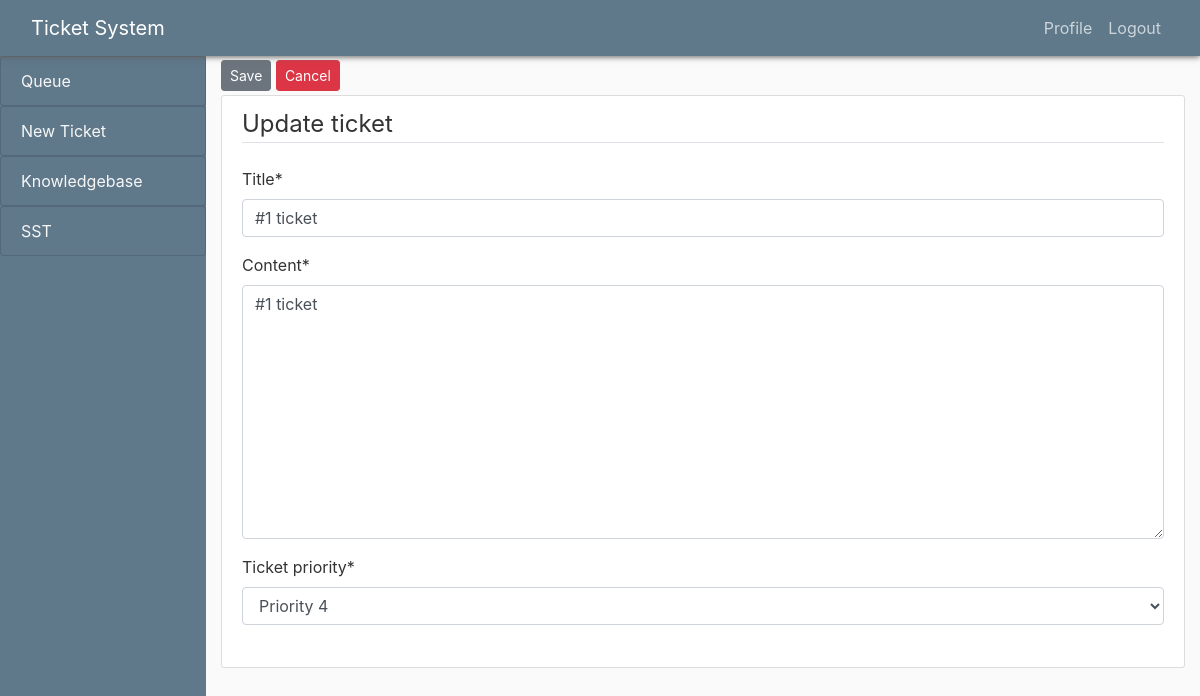
Page /post/30/update/ (signed in) on the committed database.
### blog/models.py (models this page shows, shortened)
class Post(models.Model):
    title = models.CharField(max_length=100)
    content = models.TextField()
    date_posted = models.DateTimeField(default=timezone.now)
    author = models.ForeignKey(User, on_delete=models.CASCADE) # FIX: Users tickets do not get deleted when
    TICKET_PRIORITY = [
        ('Priority 4', 'Priority 4'),
        ('Priority 3', 'Priority 3'),
        ('Priority 2', 'Priority 2'),
        ('Priority 1', 'Priority 1'),
    ]
    ticket_priority = models.CharField(max_length=10, choices=TICKET_PRIORITY, default='Priority 4')

### blog/views.py (the view, shortened to what this page needs)
# urls.py: path('post/<int:pk>/update/', PostUpdateView.as_view(), name='post-update'),
class PostUpdateView(LoginRequiredMixin, UserPassesTestMixin, UpdateView):
    model = Post
    fields = ['title', 'content', 'ticket_priority'] # Fields in the update ticket section
    template_name = 'blog/ticket_update.html'
    def test_func(self):
        post = self.get_object()
        if self.request.user == post.author: # checks if current user is the author
            return True
        return False # if user is not author they will not be able to edit post

### blog/templates/blog/ticket_update.html (shortened to what this page needs)
{% extends "blog/base.html" %}
{% load crispy_forms_tags %}
{% block content %}
  <div class="container">
    <nav class="nav">
        {% if object.author == user %}
            <div>
                <button class="btn btn-secondary btn-sm mt-1 mb-1" type="submit" form="update_form">Save</button>
                <a class="btn btn-danger btn-sm mt-1 mb-1" href="{% url 'post-delete' object.id %}">Cancel</a>
            </div>
        {% endif %}
    </nav>
    <div class="content-section">
      <form id="update_form" method="POST">
        <fieldset class="form-group">
          <legend class="border-bottom mb-4">Update ticket</legend>
          {{ form|crispy }}
        </fieldset>
      </form>
    </div>
  </div>
{% endblock content %}

### blog/static/blog/main.css (style rules this page uses)
* { box-sizing: border-box; }
body { background: #fafafa; color: #333333; margin-top: 3.5rem; }
a { color:#000; font-weight: none; }
.content-section { background: #ffffff; padding: 10px 20px; border: 1px solid #dddddd; border-radius: 3px; margin-bottom: 20px; }

### rows in the picture
Post: title "#1 ticket", content "#1 ticket", ticket_priority "Priority 4"
